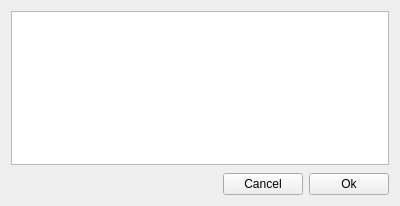
<?xml version="1.0" encoding="UTF-8"?>
<ui version="4.0">
 <class>ShowTextDialog</class>
 <widget class="QWidget" name="ShowTextDialog">
  <property name="windowModality">
   <enum>Qt::ApplicationModal</enum>
  </property>
  <property name="geometry">
   <rect>
    <x>0</x>
    <y>0</y>
    <width>400</width>
    <height>206</height>
   </rect>
  </property>
  <property name="windowTitle">
   <string>Show Text</string>
  </property>
  <layout class="QGridLayout" name="gridLayout">
   <item row="1" column="0">
    <spacer name="verticalSpacer">
     <property name="orientation">
      <enum>Qt::Vertical</enum>
     </property>
     <property name="sizeHint" stdset="0">
      <size>
       <width>20</width>
       <height>40</height>
      </size>
     </property>
    </spacer>
   </item>
   <item row="2" column="0">
    <layout class="QHBoxLayout" name="horizontalLayout">
     <item>
      <spacer name="horizontalSpacer">
       <property name="orientation">
        <enum>Qt::Horizontal</enum>
       </property>
       <property name="sizeHint" stdset="0">
        <size>
         <width>40</width>
         <height>20</height>
        </size>
       </property>
      </spacer>
     </item>
     <item>
      <widget class="QPushButton" name="button_cancel">
       <property name="text">
        <string>Cancel</string>
       </property>
      </widget>
     </item>
     <item>
      <widget class="QPushButton" name="button_ok">
       <property name="text">
        <string>Ok</string>
       </property>
      </widget>
     </item>
    </layout>
   </item>
   <item row="0" column="0">
    <widget class="QPlainTextEdit" name="plainTextEdit"/>
   </item>
  </layout>
 </widget>
 <resources/>
 <connections/>
</ui>
